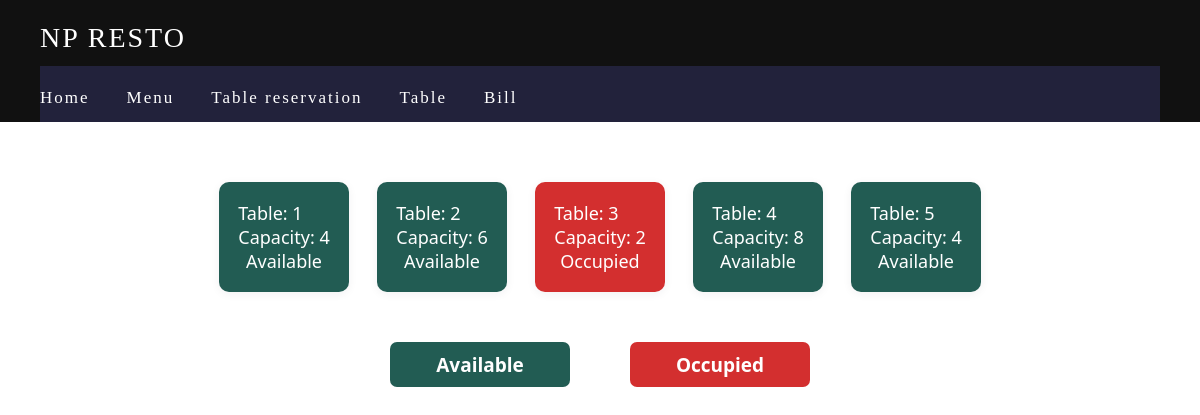
The app's page /admin/posTable.php with its own data.
### tables this page shows
CREATE TABLE restaurant_tables (
    table_id INT AUTO_INCREMENT PRIMARY KEY,
    capacity INT,
    is_available TINYINT(1)
);

### admin/posTable.php (the view, shortened to what this page needs)
<?php
include '../config.php';
$query = "SELECT table_id, capacity, is_available FROM restaurant_tables ORDER BY table_id ASC";
$result = mysqli_query($link, $query);
$tables = [];
while ($row = mysqli_fetch_assoc($result)) {
    $tables[] = $row;
}
$status_classes = [
    1 => 'table-available',
    0 => 'table-occupied'
];
$status_labels = [
    1 => 'Available',
    0 => 'Occupied'
];
?>
<!DOCTYPE html>
<html lang="en">
<head>
    <link rel="stylesheet" href="./CSS/posTable.css">
</head>
<body>
    <div class="header-bar">
        NP RESTO
        <nav class="navbar">
            <a href="menu.php">Home</a>
            <a href="menu.php">Menu</a>
            <a href="reservation-panel.php">Table reservation</a>
            <a href="posTable.php">Table</a>
            <a href="bill.php">Bill</a>
        </nav>
    </div>
    <div class="table-layout">
        <?php foreach ($tables as $table):
            $is_available = (int)$table['is_available'];
            $class = isset($status_classes[$is_available]) ? $status_classes[$is_available] : 'table-available';
        ?>
            <div class="table-card <?= $class ?>">
                Table: <?= $table['table_id'] ?><br>
                Capacity: <?= $table['capacity'] ?><br>
                <span class="table-status"><?= $status_labels[$is_available] ?></span>
            </div>
        <?php endforeach; ?>
    </div>
    <div class="legend">
        <div class="legend-item table-available">Available</div>
        <div class="legend-item table-occupied">Occupied</div>
    </div>
</body>
</html>

### admin/CSS/posTable.css (style rules this page uses)
body { background: #fff; font-family: 'Segoe UI', Arial, sans-serif; margin: 0; padding: 0; }
.header-bar { background: #111; color: #fff; padding: 22px 40px 0 40px; font-size: 28px; letter-spacing: 2px; font-family: 'Georgia', serif; position: relative; }
.navbar { background: #22223b; padding: 12px 0 12px 0; margin-top: 12px; }
.navbar a { color: #fff; margin-right: 28px; font-size: 17px; text-decoration: none; transition: color 0.2s; }
.table-layout { display: flex; flex-wrap: wrap; justify-content: center; gap: 36px 28px; margin: 60px auto 0 auto; max-width: 900px; }
.table-card { width: 130px; height: 110px; border-radius: 10px; box-shadow: 0 2px 10px rgba(34,34,59,0.06); display: flex; flex-direction: column; justify-content: center; align-items: center; font-size: 18px; font-weight: 500; margin-bottom: 10px; color: #fff; transition: transform 0.2s; cursor: pointer; }
.table-available { background: #225c53; }
.table-occupied { background: #d32f2f; }
.legend { display: flex; justify-content: center; gap: 40px; margin: 40px auto 0 auto; max-width: 600px; }
.legend-item { width: 180px; height: 45px; border-radius: 7px; display: flex; align-items: center; justify-content: center; font-size: 19px; font-weight: 600; margin: 0 10px; }
.legend-item.table-available { background: #225c53; color: #fff; }
.legend-item.table-occupied { background: #d32f2f; color: #fff; }

### records on screen
restaurant_tables: table_id "1", capacity "4", is_available "Available"
restaurant_tables: table_id "2", capacity "6", is_available "Available"
restaurant_tables: table_id "3", capacity "2", is_available "Occupied"
restaurant_tables: table_id "4", capacity "8", is_available "Available"
restaurant_tables: table_id "5", capacity "4", is_available "Available"
